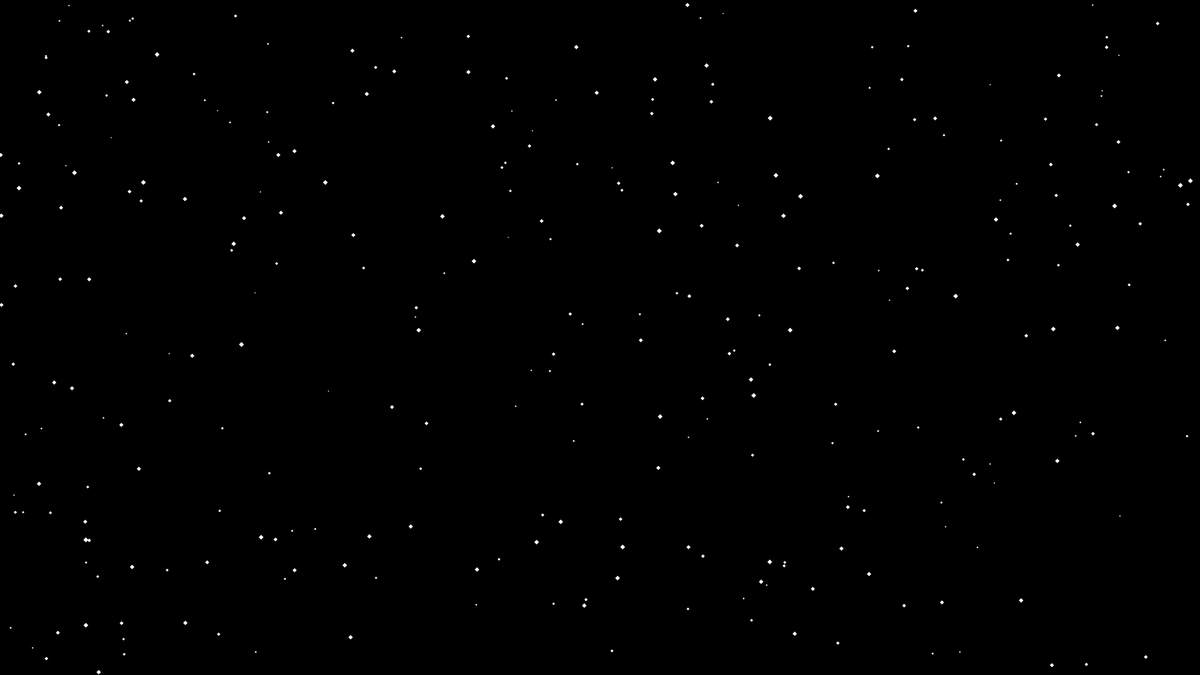
Frame 1 (no input)
Frame 60 (the mouse pressed at the canvas centre just before this capture): identical to frame 1, image omitted
Frame 120 (the mouse held since frame 60 and released just before this capture): identical to frame 1, image omitted

The Processing sketch that drew this single still picture (run headless with seeded random() and noise(); from frame 60 on, the mouse is pressed at the canvas centre):

// Processing sketch: stars
// ── stars.pde
Boolean drawn = false;

void setup()
{
  size(1920, 1080);
  background(0);
}

void draw()
{
  if (drawn)
  {
    return;
  }
  drawn = true;
  
  fill(255);
  noStroke();
  
  for (int i = 0; i < 300; i++)
  {
    float px = random(width);
    float py = random(height);
    float size = random(1f, 4f);
    
    beginShape();
    vertex(px, py-size);
    vertex(px+size, py);
    vertex(px, py+size);
    vertex(px-size, py);
    endShape();
  }
  
  save("out.png");
}
